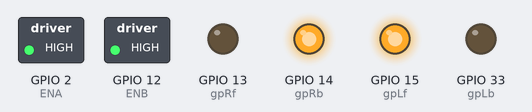
A sketch run on a simulated ESP32. On the bench: switched loads named in the sketch (green lamp = pin HIGH), output pins drawn as LEDs (lit = HIGH). What the sketch prints to the serial monitor is not drawn.

Above: at 0.1 s.
Timing chart, 0 to 1.6 s (numbered marks = the images above):
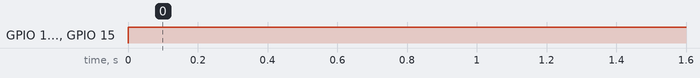

The sketch:

Turn_right.ino
```cpp
#define ENA 2   // Left
#define ENB 12    // Right
#define gpRb 14  // left Backward
#define gpRf 13  // left Forward
#define gpLb 33  // Right Backward
#define gpLf 15  // right Forward
void setup() {
  // put your setup code here, to run once:
  Serial.begin(9600);//open serial and set the baudrate
  pinMode(gpLb,OUTPUT);//before useing io pin, pin mode must be set first
  pinMode(gpLf,OUTPUT);
  pinMode(gpRb,OUTPUT);
  pinMode(gpRf,OUTPUT);
  pinMode(ENA,OUTPUT);
  pinMode(ENB,OUTPUT);
}

void loop() {
  // put your main code here, to run repeatedly:
  digitalWrite(ENA,HIGH); //enable L298n A channel
  digitalWrite(ENB,HIGH); //enable L298n B channel
  digitalWrite(gpLb,LOW); //set gpLb low level
  digitalWrite(gpLf,HIGH); //set gpLf hight level
  digitalWrite(gpRb,HIGH); //set gpRb hight level
  digitalWrite(gpRf,LOW); //set gpRf low level
  Serial.println("Right"); //send message to serial monitor
}
```

Measured:
- by itself, GPIO 12 (ENB), GPIO 14 (gpRb), GPIO 15 (gpLf): LOW → HIGH at 0.00 s
